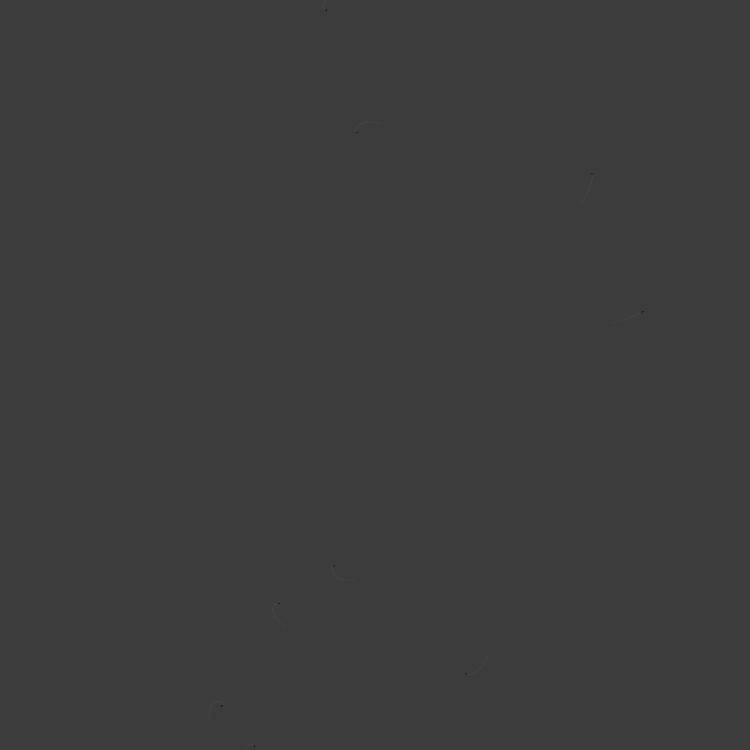
Frame 1 (no input)
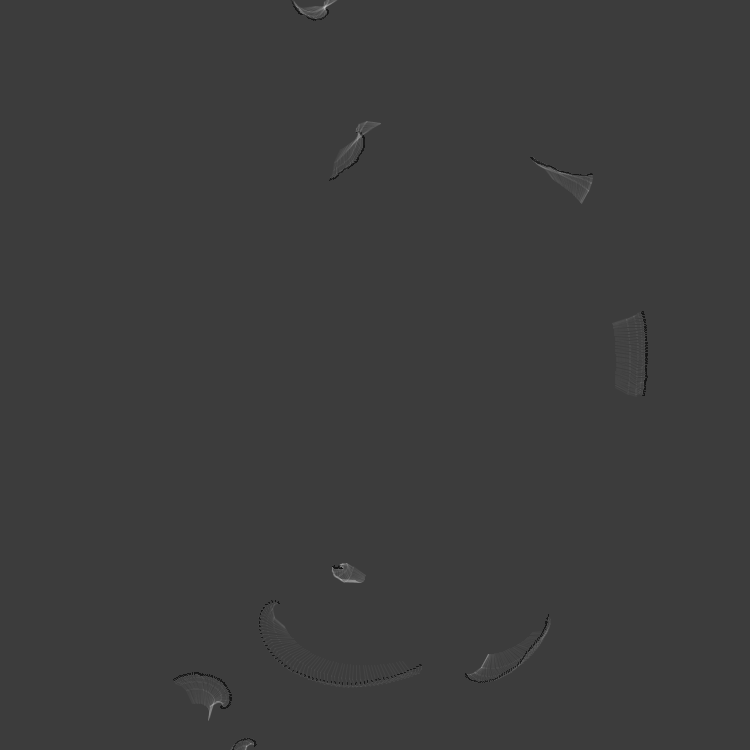
Frame 60 (the mouse pressed at the canvas centre just before this capture)
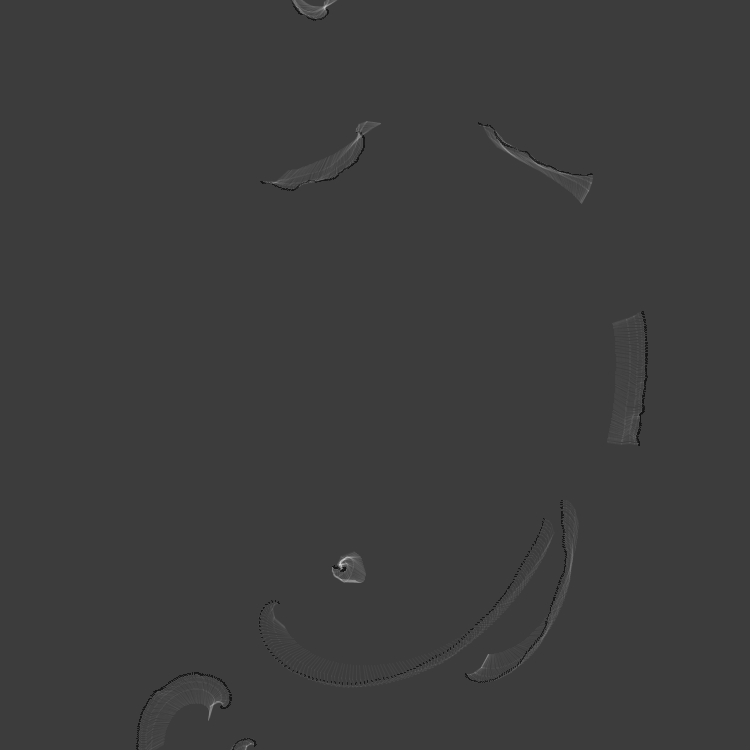
Frame 120 (the mouse held since frame 60 and released just before this capture)

The Processing sketch that drew these frames (run headless with seeded random() and noise(); from frame 60 on, the mouse is pressed at the canvas centre):

// Processing sketch: sketch
// ── sketch.pde
// INFO ************** //
//////////////////////////////
/*
GENUARY 2021 / DAY 8 / Only curves
José Vicente Araújo - 2021
*/

// LIBRERÍAS ************** //
//////////////////////////////

// VARIABLES GLOBALES ***** //
//////////////////////////////
int ancho = 750;
int alto = 750;
String pathData = "../../data/";
String pathExport = "../../export/";

int num = 300;
int sep = alto / num;
float sw = 1;

// SETUP ****************** //
//////////////////////////////
void settings(){
  size(ancho, alto);
}

void setup(){
  stroke(255, 50); noFill();
  strokeWeight(sw);
  colorMode(HSB);
  background(60);
}

// LOOP ******************* //
//////////////////////////////
void draw(){
  translate(0, 250);
  for(int i = 1; i < 10; i++){
    noStroke();
    rejo(ancho/4, alto/30*i, ancho*0.25, i);
  }
}

// FUNCIONES ************** //
//////////////////////////////
void rejo(int x, int y, float length, float seed){
  float v = (frameCount/length)*0.1;
  pushMatrix();
  translate(x,y); rotate(map(noise(v, seed), 0, 1, -2, 2));
  line(0, 0, length, 0);
  if(length > 1){
    if (length < 2){stroke(20);}
    else if (length < 32){stroke(255, 10);}
    else {noStroke();}
    rejo(int(length), 0, length*0.6, seed);
  }
  popMatrix();

}

void keyPressed(){
  if(key == 's'){
    save(pathExport + "G08/" + timeStamp() + ".png");
  }
}

String timeStamp(){
  String y = str(year());
  String m = str(month());
  String d = str(day());
  String h = str(hour());
  String mn = str(minute());
  String s = str(second());

  String ts = y + m + d + h + h + m + s;

  return ts;
}

void mousePressed(){
  setup();
}
